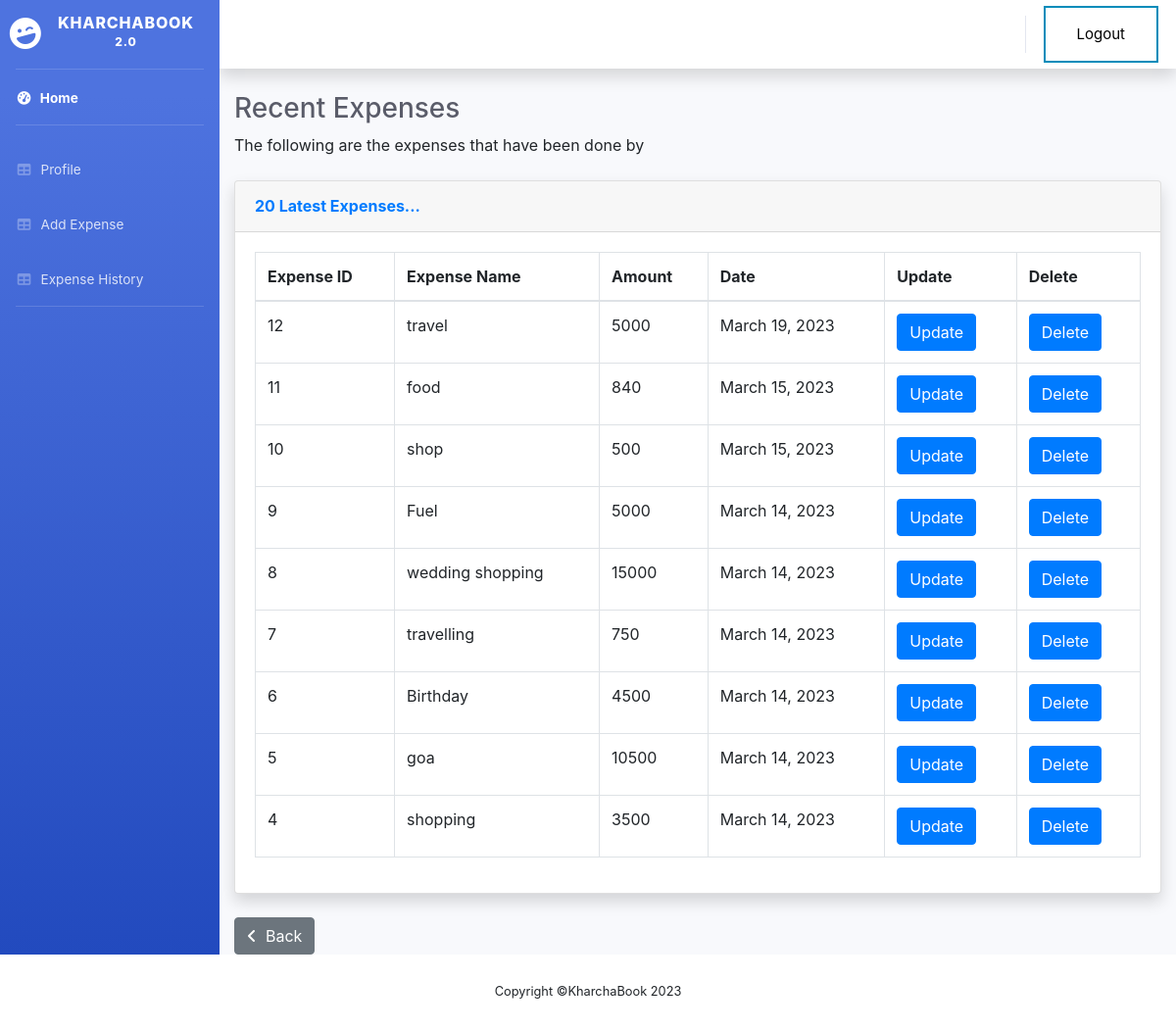
The app's page /expense_history/ (signed in), older data.
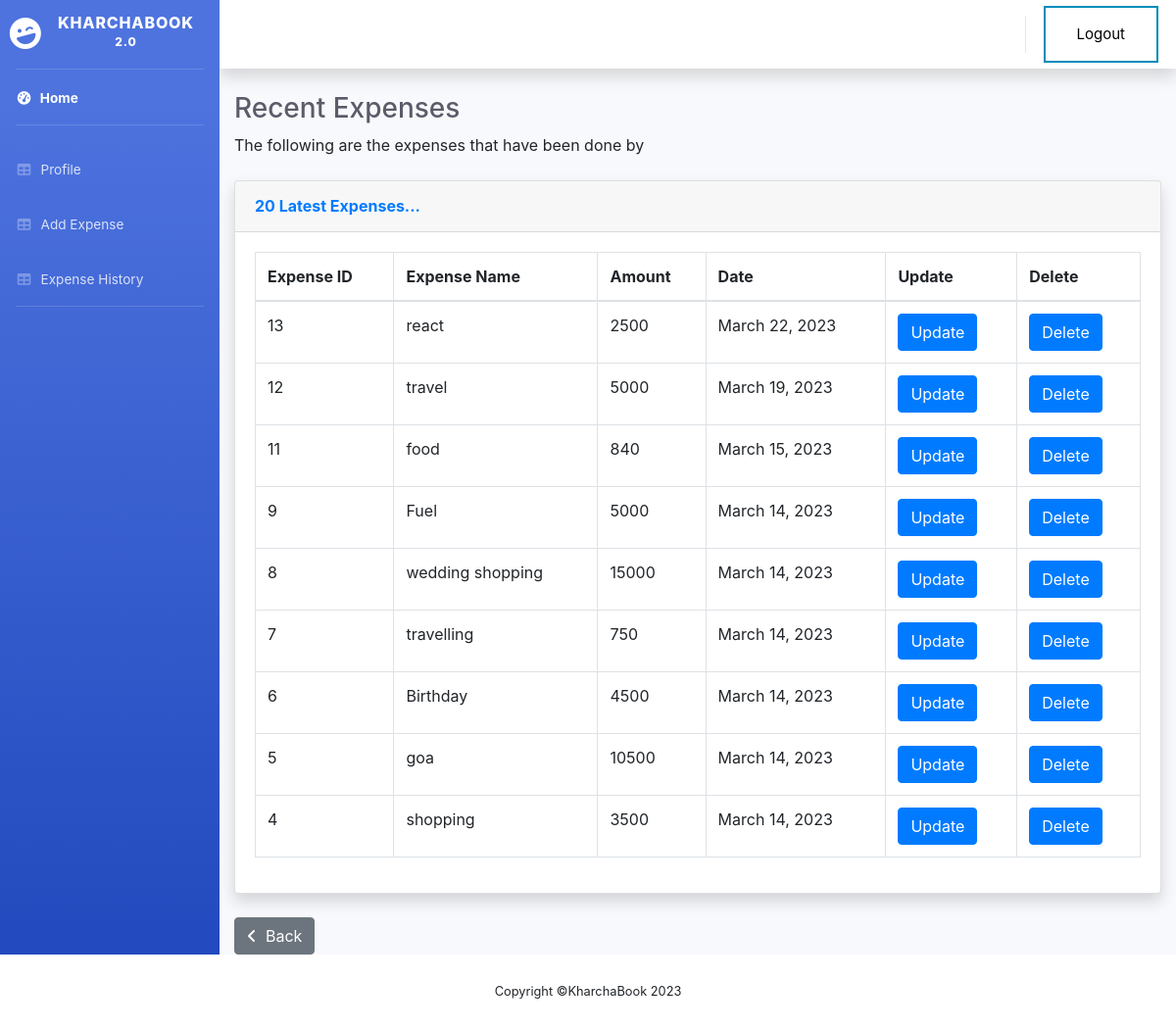
The same page, newer data.
### home/models.py (models this page shows, shortened)
class Expense(models.Model):
    user = models.ForeignKey(User, default=1, on_delete=models.CASCADE)
    profile = models.ForeignKey(Profile, on_delete=models.CASCADE, related_name='expenses')
    name = models.CharField(max_length=100)
    amount = models.CharField(max_length=10)
    date = models.DateField(default=now)

### home/views.py (the view)
# urls.py: path('expense_history/', views.expense_history, name='expense_history'),
@login_required(login_url = 'login')
def expense_history(request):
	expense = Expense.objects.filter(user = request.user).order_by('-id')
	recent_expense = expense[:20]
	context = {
		"expense":expense,
		"expense_count":expense.count(),
		"recent_expense":recent_expense,
	}
	return render(request, 'expense_history.html', context)

### templates/expense_history.html (shortened to what the changed rows need)
{% extends 'base.html' %}
{% load static %}
{% block content %}
<body id="page-top">
    <div id="wrapper">
        <div id="content-wrapper" class="d-flex flex-column">
            <div id="content">
                <div class="container-fluid">
                    <h1 class="h3 mb-2 text-gray-800">Recent Expenses</h1>
                    <div class="card shadow mb-4">
                        <div class="card-body">
                            <div class="table-responsive">
                                <table class="table table-bordered" id="dataTable" width="100%" cellspacing="0">
                                    <thead>
                                        <tr>
                                            <th>Expense ID</th>
                                            <th>Expense Name</th>
                                            <th>Amount</th>
                                            <th>Date</th>
                                            <th>Update</th>
                                            <th>Delete</th>
                                        </tr>
                                    </thead>
                                    <tfoot>
                                        <tbody>
                                        {% for expense in recent_expense %}
                                            <tr>
                                                <td>{{expense.id}}</td>
                                                <td>{{expense.name}}</td>
                                                <td>{{expense.amount}}</td>
                                                <td>{{expense.date}}</td>
                                                <td><a href="{% url 'update_expense' expense.id %}" class="btn btn-primary">Update</a></td>
                                                <td><a href="{% url 'delete_expense' expense.id %}" class="btn btn-primary">Delete</a></td>
                                            </tr>
                                        {% endfor %}
                                        </tbody>
                                    </tfoot>
                                </table>
                            </div>
                        </div>
                    </div>
                </div>
            </div>
        </div>
    </div>
</body>
{% endblock %}

Row changes from the older to the newer data that the page shows:
removed Expense: id "10", name "shop", amount "500", date "March 15, 2023"
added Expense: id "13", name "react", amount "2500", date "March 22, 2023"
